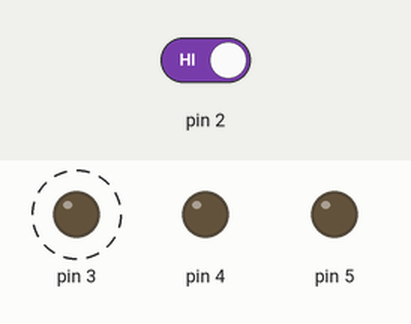
Recording of a sketch running on a simulated Arduino Uno, built with avr-gcc and run on an emulated ATmega328P. Parts: output pins drawn as LEDs (lit = HIGH). Dashed ring = blinking. The test bench sets the inputs (shaded band); at power-on: pin 2 HIGH.

Above: at 1.8 s.
1.9 s: pin 2 driven LOW
At 2.5 s:
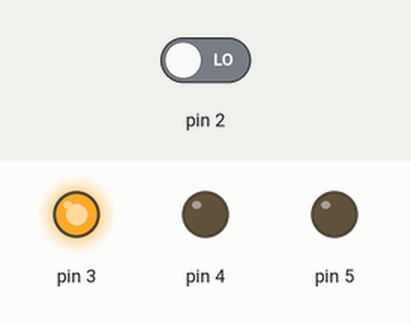
At 8.3 s:
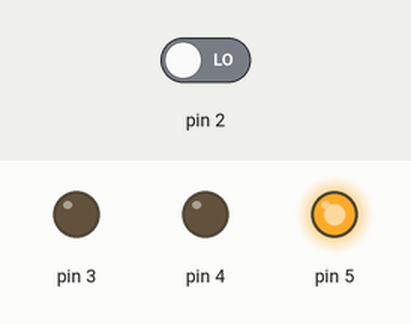
Timing chart, 0 to 14.5 s (numbered marks = the images above; inputs shaded):
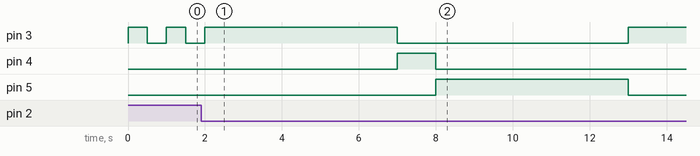

Measured:
- after the input at 1.9 s, pin 4: LOW → HIGH after 5.1 s, → LOW 1.0 s later; pin 5: LOW → HIGH after 6.1 s, → LOW 5.0 s later

The sketch:

Lesson3_V4_RW.ino.ino
```cpp
void setup() {
  // set the LED pins as outputs/inputs
  pinMode(3,OUTPUT);
  pinMode(4,OUTPUT);
  pinMode(5,OUTPUT);
  pinMode(2,INPUT);
}

void loop() {
  // control LED lights as traffic light sequence
  // DESCRIPTION OF SEQUENCE
  // only one light should ever be on at a time
  // order -> green, yellow, red, repeat
  // when one light comes on the others should turn off
  // green light should stay on for 10 seconds
  // yellow light should stay on for 3 seconds
  // red light should stay on for 10 seconds

  // if button is not pressed, run traffic lights as normal
  if (digitalRead(2) == LOW) {
  // control green light
  digitalWrite(3,HIGH); // turn the green LED on pin 3 ON
  delay(5000); // delay 5 sec
  digitalWrite(3,LOW); // turn the green LED on pin 3 OFF
  // control yellow light
  digitalWrite(4,HIGH); // turn the yellow LED on pin 4 ON
  delay(1000); // delay 1 sec
  digitalWrite(4,LOW); // turn the yellow LED on pin 4 OFF
  // control red light
  digitalWrite(5,HIGH); // turn the red LED on on pin 5 ON
  delay(5000); // delay 5 sec
  digitalWrite(5,LOW); // turn the red LED on on pin 5 OFF
  }
  if (digitalRead(2) == HIGH) {
  digitalWrite(3,HIGH); // turn on green light
  digitalWrite(4,LOW); // turn off yellow light
  digitalWrite(5,LOW); // turn off red light
  delay(500); // delay 0.5 sec
  digitalWrite(3,LOW); // turn off green light
  delay(500); // delay 0.5 sec
  }
}
```
